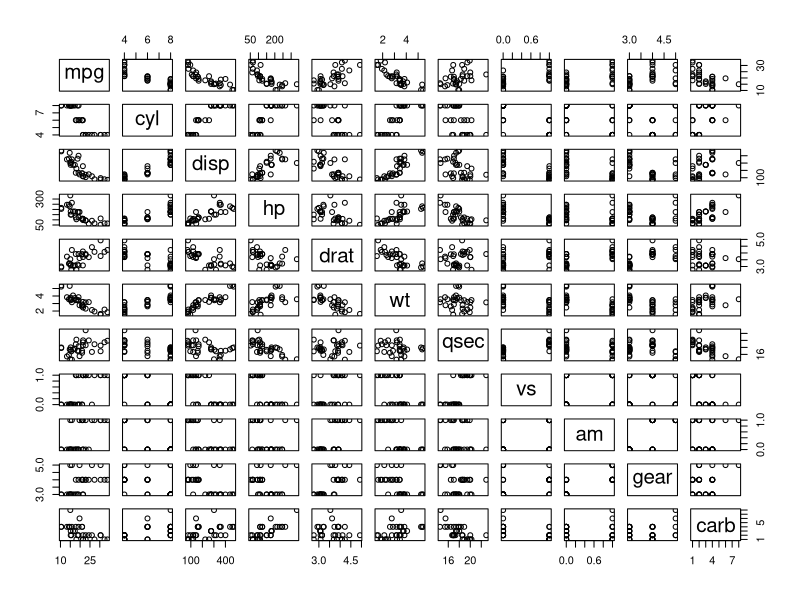
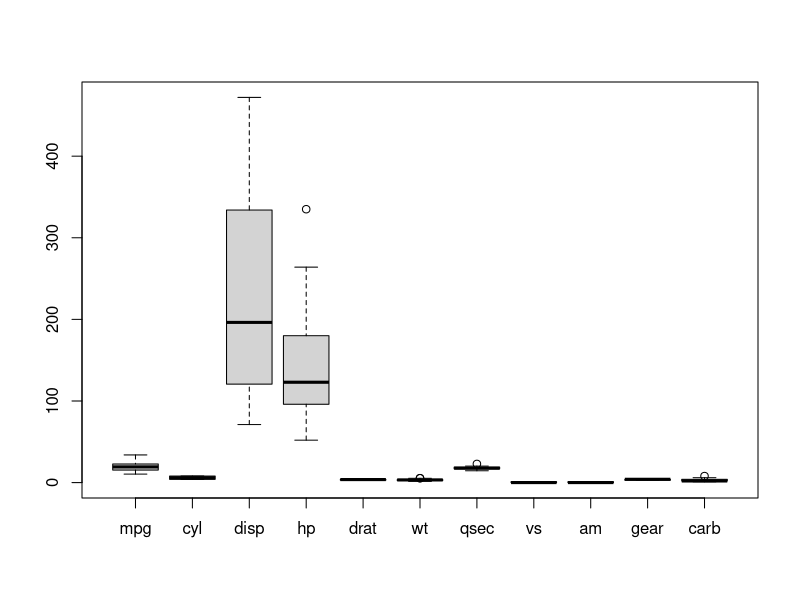
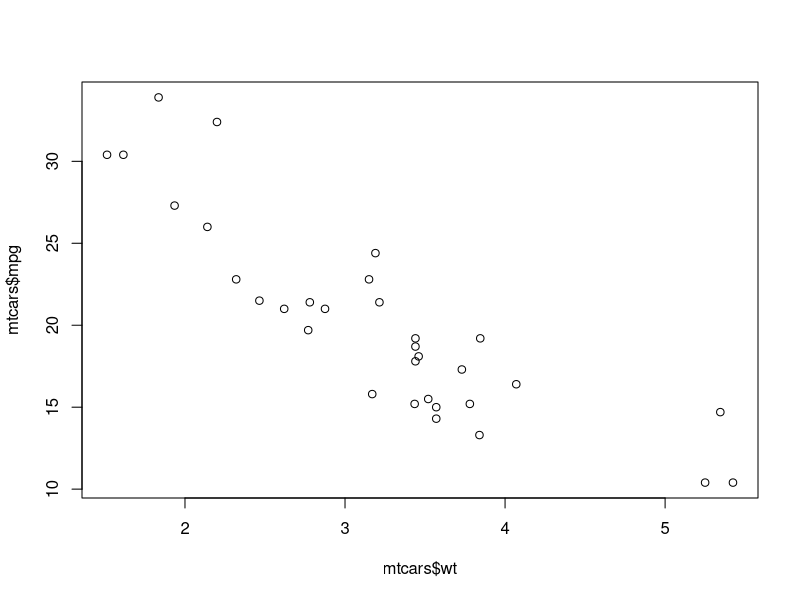
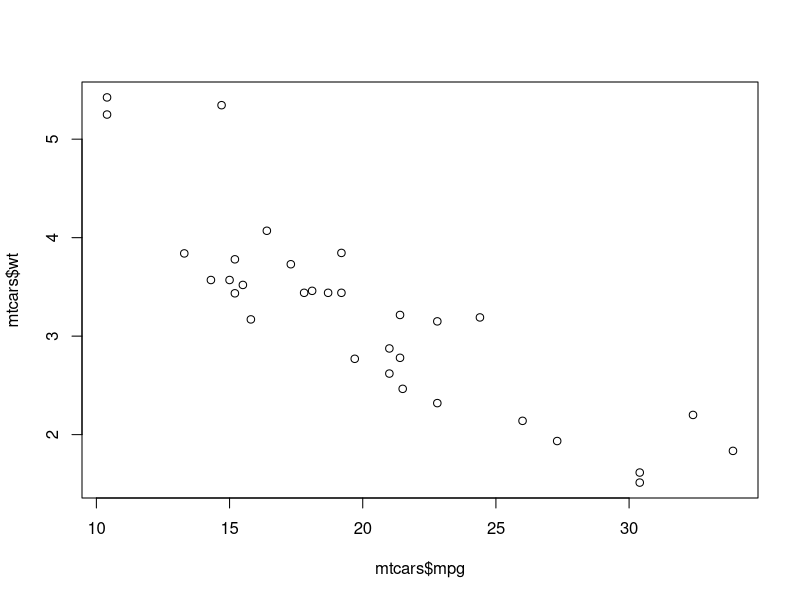
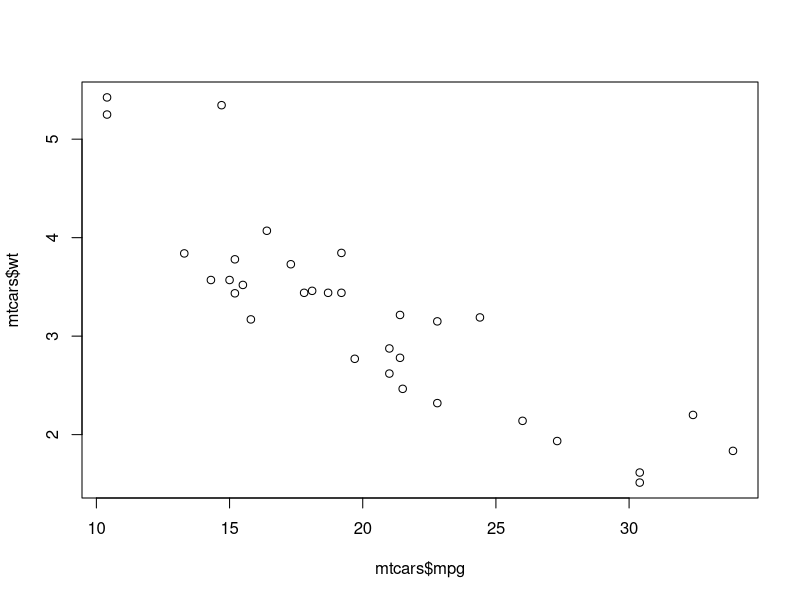
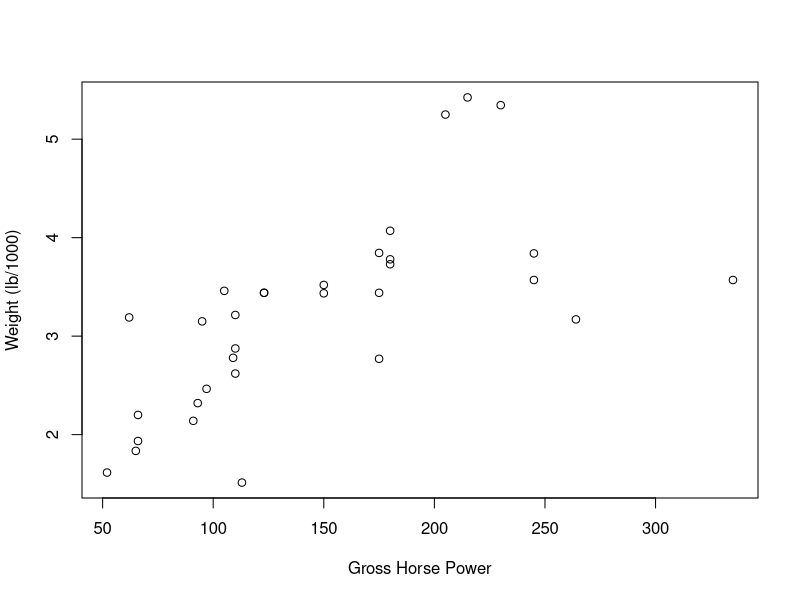

The R source for these figures, in order:
data(mtcars)
summary(mtcars)
plot(mtcars)
boxplot(mtcars)
names(mtcars)
plot(mtcars$wt, mtcars$mpg)
plot(mtcars$mpg, mtcars$wt)
plot(mtcars$mpg, mtcars$wt)
head(mtcars)
plot(mtcars$hp, xlab = "Gross Horse Power", mtcars$wt, ylab = "Weight (lb/1000)")

?mtcars
